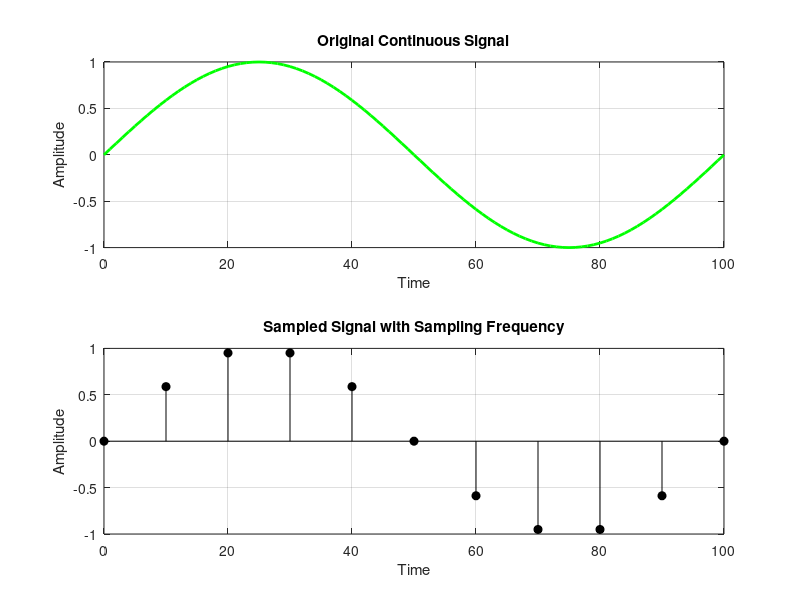

Write the MATLAB code that produced this figure.
clc;
clear all;
close all;
%Continuous time signal
A = 1;          % Amplitude
f = 0.01;       % Signal frequency (Hz)
t = 0:1:100;    % Continuous time axis
x = A*sin(2*pi*f*t);
fs = 0.1;               % Sampling frequency
n = 0:1/fs:100;         % Discrete time index
xs = A*sin(2*pi*f*n);   % Sampled signal
%Plotting the graph
figure;
% Continuous-time signal
subplot(2,1,1);
plot(t, x, 'g', 'LineWidth', 2);
grid on;
title('Original Continuous Signal');
xlabel('Time');
ylabel('Amplitude');
% Sampled signal
subplot(2,1,2);
stem(n, xs, 'k', 'filled');
grid on;
title('Sampled Signal with Sampling Frequency');
xlabel('Time');
ylabel('Amplitude');
